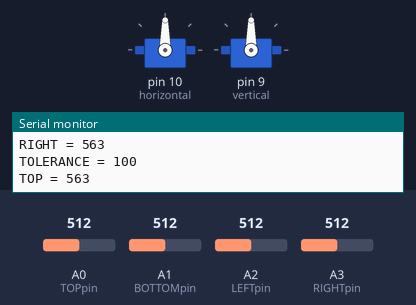
The sketch below on a simulated Arduino Uno, built with avr-gcc and run on an emulated ATmega328P. Parts: 2 × servo, the last lines printed to the serial monitor. The inputs (shaded band) are chosen by the test bench; at power-on: A0 (TOPpin) = 512, A3 (RIGHTpin) = 512, A1 (BOTTOMpin) = 512, A2 (LEFTpin) = 512.

Above: at 1.2 s.
1.3 s: A0 (TOPpin) set to 593
4.3 s: A0 (TOPpin) set to 622
At 7.0 s:
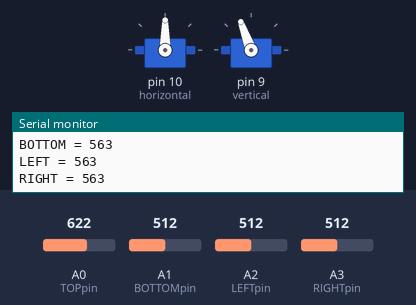
7.3 s: A3 (RIGHTpin) set to 588
8.8 s: A3 (RIGHTpin) set to 614
At 10.28 s:
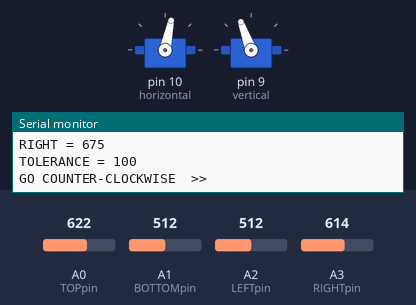
11.8 s: A1 (BOTTOMpin) set to 702
14.8 s: A1 (BOTTOMpin) set to 728
At 15.04 s:
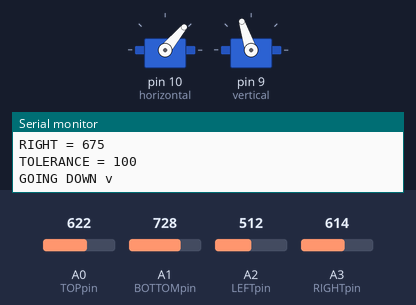
At 16.31 s:
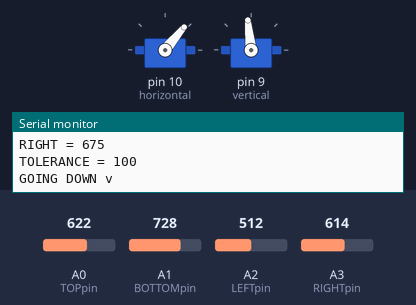
Timing chart, 0 to 18.8 s (numbered marks = the images above; inputs shaded):
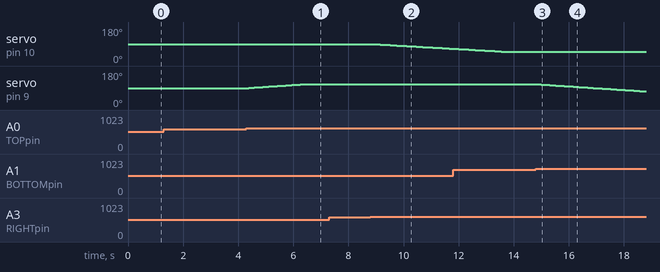

Measured:
- the behaviour switches between 603 and 604 on A0 (TOPpin) (found by bisection; images 0 and 1)
- the behaviour switches between 603 and 604 on A3 (RIGHTpin) (found by bisection; images 1 and 2)
- the behaviour switches between 713 and 714 on A1 (BOTTOMpin) (found by bisection; images 2 and 3)
- after the input at 4.3 s, servo on pin 9 (vertical): moves from 90° to 110° over 2.0 s, starting after 0.09 s
- after the input at 8.8 s, servo on pin 10 (horizontal): moves from 90° to 65° over 2.8 s, starting after 0.12 s
- after the input at 14.8 s, servo on pin 9 (vertical): moves from 110° to 72° over 3.9 s, starting after 0.09 s

The sketch:

v1.ino
```cpp
   #include <Servo.h> // подключает серво-библиотеку

Servo horizontal; // горизонтальный сервопривод
int servoh = 90; // положение горизонтального сервопривода
//
Servo vertical; // вертикальный сервопривод
int servov = 90; // положение вертикального сервопривода

int Tolerance = 100;

// Подключения контактов Фоторезистора
//name = analogpin;
const int TOPpin = 0; //Верхний Фоторезистор
const int BOTTOMpin = 1; //Нижний Фоторезистор
const int LEFTpin = 2; //Левый Фоторезистор
const int RIGHTpin = 3; //Правы Фоторезистор

int TOP = 0;
int BOTTOM = 0;
int LEFT = 0;
int RIGHT = 0;

int averageTOP = 0;
int averageBOTTOM = 0;
int averageLEFT = 0;
int averageRIGHT = 0;

int averageVERTICAL = 0;
int averageHORIZONTAL = 0;

void setup()
{
  analogReference(EXTERNAL);
  Serial.begin(9600);
//подключение сервоприводов
//name.attacht(pin);
  horizontal.attach(10);
  vertical.attach(9);


}

void loop()
{ //цикл запуска

    TOP = 0;
    BOTTOM = 0;
    LEFT = 0;
    RIGHT = 0;

    for (int i = 0; i <=10; i++)
    {
    TOP = TOP + analogRead(TOPpin);delay(1);
    BOTTOM = BOTTOM + analogRead(BOTTOMpin);delay(1);
    LEFT = LEFT + analogRead(LEFTpin);delay(1);
    RIGHT = RIGHT + analogRead(RIGHTpin);delay(1);}

    TOP = TOP/10;
    BOTTOM = BOTTOM/10;
    LEFT = LEFT/10;
    RIGHT = RIGHT/10;

  Serial.print("TOP = "); Serial.println(TOP); //Serial.print(" TOP average= "); Serial.println(averageTOP);
  Serial.print("BOTTOM = ") ;Serial.println(BOTTOM); //Serial.print(" BOTTOM average= "); Serial.println(averageBOTTOM);
  Serial.print("LEFT = ") ;Serial.println(LEFT); //Serial.print(" LEFT average= "); Serial.print(averageLEFT);
  Serial.print("RIGHT = ") ;Serial.println(RIGHT); //Serial.print(" RIGHT average= "); Serial.println(averageRIGHT);
  Serial.println();

// delay(1000);


Serial.print("TOLERANCE = "); Serial.println(Tolerance);
//Serial.println("");


  int verticalDIFFERENCE = TOP - BOTTOM; // проверьте разницу вверх и вниз
  int horizontalDIFFERENCE = LEFT - RIGHT;// проверьте разницу влево и вправо

  if (abs(verticalDIFFERENCE) > Tolerance) // проверка, находится ли разница в допуске, иначе измените вертикальный угол
  {vertical.attach(9);
    if (TOP > BOTTOM && servov < 110)
    {
      servov = servov + 1;
      Serial.println("");
      Serial.println("GOING UP  ^ ");
      Serial.println("");
      vertical.write(servov);
      Serial.print("servo v =");Serial.println(servov);
    }
    else if (TOP < BOTTOM && servov > 60)
    {
      servov = servov - 1;
      Serial.println("");
      Serial.println("GOING DOWN v ");
      Serial.println("");
      vertical.write(servov);
      Serial.print("servo v =");Serial.println(servov);
    }
    else if (TOP == BOTTOM)
    {
       // nothing
    }
      vertical.detach();
  }

  if (abs(horizontalDIFFERENCE) > Tolerance) // проверка, находится ли разница в допуске, иначе измените горизонтальный угол
  {horizontal.attach(10);
      if (LEFT < RIGHT && servoh > 50)
      {
       servoh = servoh - 1;
       Serial.println("");
       Serial.println("GO COUNTER-CLOCKWISE  >>  ");
       Serial.println("");
       horizontal.write(servoh);
       Serial.print("servo h =");Serial.println(servoh);
      }
      else if (LEFT > RIGHT && servoh < 110)
      {
       servoh = servoh + 1;
       Serial.println("");
       Serial.println("GO CLOCKWISE <<  ");
       Serial.println("");
       horizontal.write(servoh);
       Serial.print("servo h =");Serial.println(servoh);
      }
      else if (LEFT == RIGHT)
      {
         // nothing
      }
        horizontal.detach();
  }


}
```
